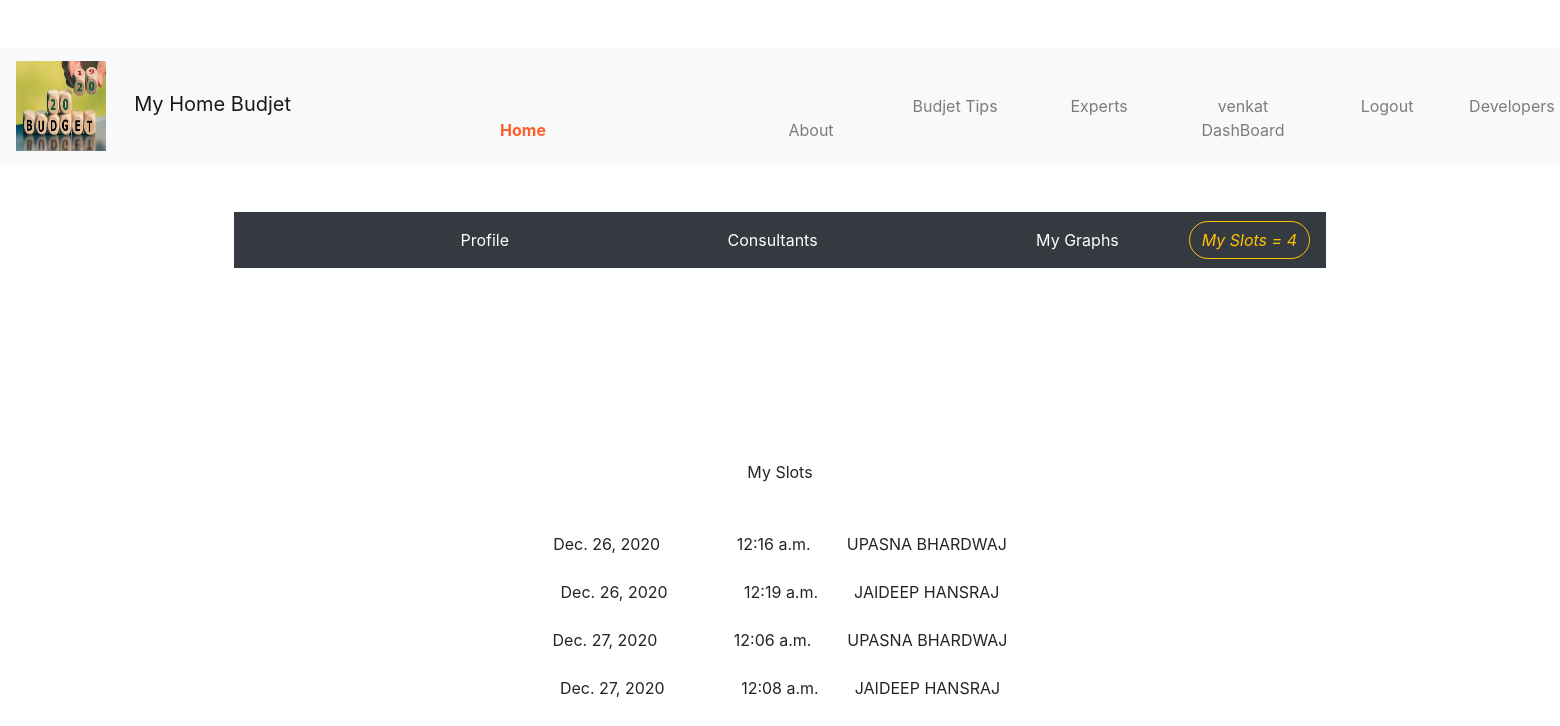
The app's page /my_slots/ (signed in) with its own data.
### budjetapp/models.py (models this page shows, shortened)
class Slots(models.Model):
    user = models.ForeignKey(User, on_delete=models.CASCADE, null=True)
    name = models.CharField(max_length=50, null=True)
    status = models.CharField(max_length=20, null=True)
    date=models.DateField(auto_now_add=True)
    time=models.TimeField(auto_now_add=True)

### budjetapp/views.py (the view)
# urls.py: path('my_slots/',views.my_slots,name='my_slots'),
@login_required(login_url='login_signup')
def my_slots(request):
    return render(request,'my_slots.html')

### templates/my_slots.html
{% extends 'user_dashboard.html' %}
{% block content %}<br><br><br><br><br><br>
    <div align="center">
    My Slots<br><br><br>
    {% for i in request.user.slots_set.all %}
        {% if i.status == 'Accepted' %}
        {{ i.date }} &nbsp;&nbsp;&nbsp;&nbsp;&nbsp;&nbsp;&nbsp;&nbsp;&nbsp;&nbsp;&nbsp;&nbsp;&nbsp;&nbsp;&nbsp;&nbsp;{{ i.time }}&nbsp;&nbsp;&nbsp;&nbsp;&nbsp;&nbsp;&nbsp;&nbsp;{{ i.name }}<br><br>
        {% endif %}
    {% endfor %}
</div>
{% endblock %}

### templates/user_dashboard.html (shortened to what this page needs)
{% load static %}
<!doctype html>
<html lang="en">
  <head>
    <link rel="stylesheet" href="https://cdn.jsdelivr.net/npm/bootstrap@4.5.3/dist/css/bootstrap.min.css">
  </head>
  <body  >
  <br><br>
  <div align="center">
      {% include 'navs.html' %}
  </div>
  <br><br>
  <div align="center" style="padding-left: 15%;padding-right: 15%;">
<nav class="navbar navbar-expand-lg navbar-light bg-dark" >
  <div class="collapse navbar-collapse" id="navbarSupportedContent">
    <ul class="navbar-nav mr-auto">
      <li class="nav-item active">
          <a class="nav-link" href="{% url 'user_dashboard' %}"><span style="color: white" >&nbsp;&nbsp;&nbsp;&nbsp;&nbsp;&nbsp;&nbsp;&nbsp;&nbsp;&nbsp;&nbsp;&nbsp;&nbsp;&nbsp;&nbsp;&nbsp;&nbsp;&nbsp;&nbsp;&nbsp;&nbsp;&nbsp;&nbsp;&nbsp;&nbsp;&nbsp;&nbsp;&nbsp;&nbsp;&nbsp;&nbsp;&nbsp;&nbsp;&nbsp;&nbsp;&nbsp;&nbsp;&nbsp;&nbsp;&nbsp;&nbsp;&nbsp;&nbsp;&nbsp;&nbsp;Profile</span> <span class="sr-only">(current)</span></a>
      </li>
                 <li class="nav-item">
        <a class="nav-link" href="{% url 'conults' %}" tabindex="-1" ><span style="color: white"  >&nbsp;&nbsp;&nbsp;&nbsp;&nbsp;&nbsp;&nbsp;&nbsp;&nbsp;&nbsp;&nbsp;&nbsp;&nbsp;&nbsp;&nbsp;&nbsp;&nbsp;&nbsp;&nbsp;&nbsp;&nbsp;&nbsp;&nbsp;&nbsp;&nbsp;&nbsp;&nbsp;&nbsp;&nbsp;&nbsp;&nbsp;&nbsp;&nbsp;&nbsp;&nbsp;&nbsp;&nbsp;&nbsp;&nbsp;&nbsp;&nbsp;&nbsp;&nbsp;&nbsp;&nbsp;Consultants</span></a>
      </li>
       <li class="nav-item">
        <a class="nav-link" href="{% url 'graph' %}" tabindex="-1" ><span style="color: white" >&nbsp;&nbsp;&nbsp;&nbsp;&nbsp;&nbsp;&nbsp;&nbsp;&nbsp;&nbsp;&nbsp;&nbsp;&nbsp;&nbsp;&nbsp;&nbsp;&nbsp;&nbsp;&nbsp;&nbsp;&nbsp;&nbsp;&nbsp;&nbsp;&nbsp;&nbsp;&nbsp;&nbsp;&nbsp;&nbsp;&nbsp;&nbsp;&nbsp;&nbsp;&nbsp;&nbsp;&nbsp;&nbsp;&nbsp;&nbsp;&nbsp;&nbsp;&nbsp;&nbsp;&nbsp;My Graphs</span></a>
      </li>
    </ul>
  </div>
 {% if request.user.is_authenticated %}
      <div class="cart">
          <a href="{% url 'my_slots' %}" ><button id="cartOpen" class="btn btn-outline-warning" style="border-radius: 0.8cm " ><i class="ti-bag">My Slots = {{ request.user.slots_set.count }}</i></button></a>
      </div>
      {% endif %}
</nav>
  </div>
<br><br>
  {% block  content %}{% endblock %}
  </body>
</html>

### templates/navs.html (shortened to what this page needs)
{% load static %}
<!doctype html>
<html lang="en">
  <head>
    <link rel="stylesheet" href="https://cdn.jsdelivr.net/npm/bootstrap@4.5.3/dist/css/bootstrap.min.css">
  </head>
  <body  >
  <div class="c">
<nav class="navbar navbar-expand-lg navbar-light bg-light" >
          <a class="navbar-brand" href="#"><img src="{% static 'budjet 5.jpg' %}" width="90px" height="90px">&nbsp;&nbsp;&nbsp;&nbsp; My Home Budjet </a>
  <div class="collapse navbar-collapse"  class="c" id="navbarSupportedContent">
    <ul class="navbar-nav mr-auto">
      <li class="nav-item active">
          <a class="nav-link" href="{% url 'home' %}"><b style="color: #ff5f2a" >Home</b> </a>
      </li>
   <li class="nav-item">
     <a class="nav-link" href="{% url 'about' %}" tabindex="-1" >About</a>
      </li>
{% if request.user.is_authenticated %}
     <li class="nav-item">
     <a class="nav-link" href="{% url 'experts' %}" tabindex="-1" >Budjet Tips </a>
      </li>
     <li class="nav-item">
     <a class="nav-link" href="{% url 'expert_consultants' %}" tabindex="-1" >Experts </a>
      </li>
                  <li class="nav-item">
       <a class="nav-link" href="{% url 'user_dashboard' %}" tabindex="-1" >{{ request.user.username }}
        <br>
        DashBoard
        </a>
      </li>
                 <li class="nav-item">
       <a class="nav-link" href="{% url 'logout' %}" tabindex="-1" >Logout</a>
      </li>
        {% endif %}
     <li class="nav-item">
     <a class="nav-link" href="" tabindex="-1" >Developers Blog</a>
      </li>
    </ul>
  </div>
</nav>
  </div>
  </body>
</html>

### records on screen
Slots: date "Dec. 26, 2020", time "12:16 a.m.", name "UPASNA BHARDWAJ"
Slots: date "Dec. 26, 2020", time "12:19 a.m.", name "JAIDEEP HANSRAJ"
Slots: date "Dec. 27, 2020", time "12:06 a.m.", name "UPASNA BHARDWAJ"
Slots: date "Dec. 27, 2020", time "12:08 a.m.", name "JAIDEEP HANSRAJ"

### other values on screen
{{ request.user.username }} "venkat"
{{ request.user.slots_set.count }} "4"
